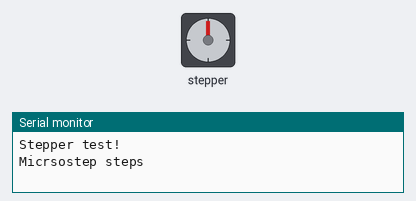
The sketch below on a simulated Arduino Uno, built with avr-gcc and run on an emulated ATmega328P. Parts: stepper motor, the last lines printed to the serial monitor. Stepper angles assume 48 steps per turn.

Above: at 0.15 s.
At 9.78 s:
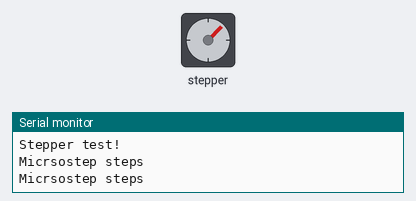
At 19.72 s:
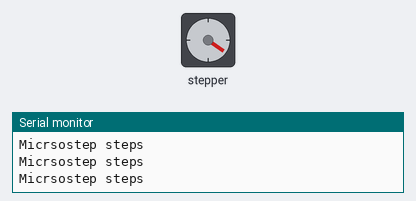
At 39.59 s:
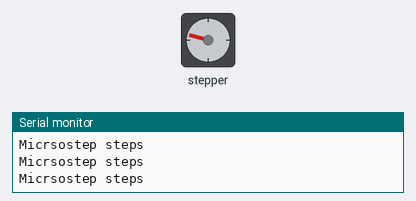
Timing chart, 0 to 40.0 s (numbered marks = the images above):
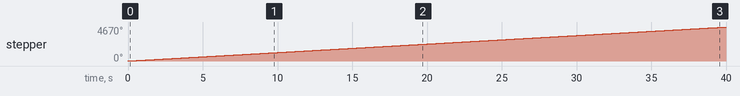

The sketch:

7._Glas_motor_kode.ino
```cpp
#include <AFMotor.h>

// Number of steps per output rotation
// Change this as per your motor's specification
const int stepsPerRevolution = 48;

// connect motor to port #2 (M3 and M4)
AF_Stepper motor(stepsPerRevolution, 2);

void setup() {
  Serial.begin(9600);
  Serial.println("Stepper test!");

  motor.setSpeed(20);  // 10 rpm
}

void loop() {
  Serial.println("Micrsostep steps");
  motor.step(100, FORWARD, MICROSTEP);

}
```

Measured:
- by itself, stepper: keeps turning clockwise at about 117°/s
